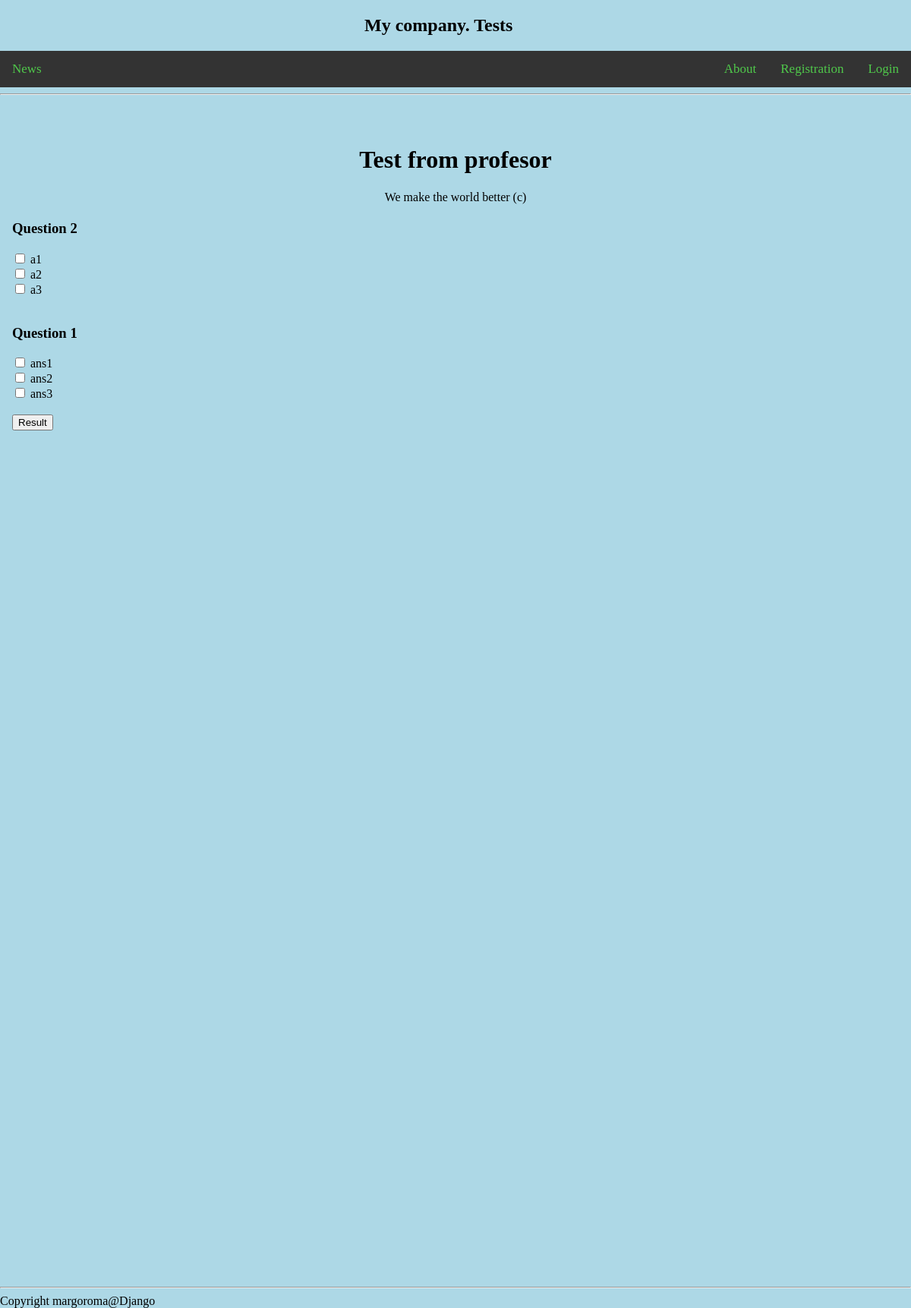
The page / on the database its author committed.
### main/models.py (models this page shows, shortened)
class Choice(models.Model):
    question = models.TextField(max_length=200)
    ans1 = models.CharField(max_length=100)
    ans2 = models.CharField(max_length=100)
    ans3 = models.CharField(max_length=100)
    key = models.IntegerField(default=1)
    class Meta:
        permissions = (('can_add_choice', 'Can add choice'), ('can_delete_choice', 'Can delete choice'))

### main/views.py (the view, shortened to what this page needs)
# urls.py: path('', views.index, name='home'),
def index(request):
    questions = Choice.objects.all().order_by('-id')
    if request.method == 'GET':
        return render(request, 'main/index.html', {'questions': questions})
    return redirect( 'results')

### main/templates/main/index.html (shortened to what this page needs)
{% extends 'main/base.html' %}
{% load static %}
{% block content %}
    <h1 align="center">Test from profesor</h1>
    <p align="center">We make the world better (c)</p>
    <form method="post">
    {% if questions %}
        {% for question in questions %}
            <div class="alert alert-warning mt-2">
                <h3> {{ question.question }}</h3>
                <input type="checkbox" id="ans1" name="key1_{{ forloop.counter0 }}" value="1">
                <label for="ans1">{{ question.ans1 }}</label><br>
                <input type="checkbox" id="ans2" name="key2_{{ forloop.counter0 }}" value="2">
                <label for="ans2">{{ question.ans2 }}</label><br>
                <input type="checkbox" id="ans3" name="key3_{{ forloop.counter0 }}" value="3">
                <label for="ans3">{{ question.ans3 }}</label><br>
            </div><br>
        {% endfor %}
    {% else %}
        <p>No questions</p>
    {% endif %}
    <div>
        <button type="submit">Result</button>
    </div>
    </form>
{% endblock %}

### main/templates/main/base.html (style rules this page uses)
body { margin:0; background-color: lightblue; }

### rows shown on the page
Choice: question "Question 2", ans1 "a1", ans2 "a2", ans3 "a3"
Choice: question "Question 1", ans1 "ans1", ans2 "ans2", ans3 "ans3"
